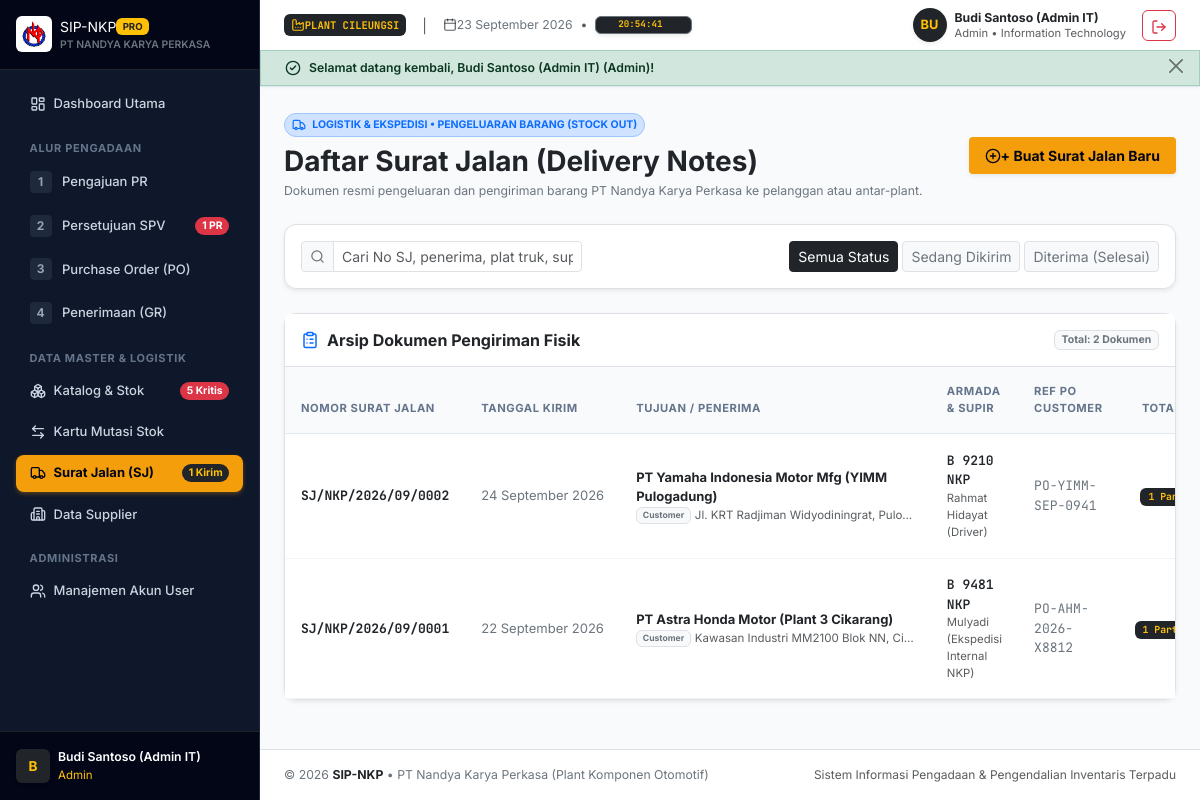
Screenshot of /index.php?page=delivery-notes (signed in) with the database file from the repository.
### tables this page shows
CREATE TABLE `delivery_notes` (
    `id` INT AUTO_INCREMENT PRIMARY KEY,
    `sj_number` VARCHAR(40) NOT NULL UNIQUE,
    `created_by` INT NOT NULL,
    `recipient_type` ENUM('Customer', 'Vendor/Subcont', 'Internal Plant') NOT NULL DEFAULT 'Customer',
    `recipient_name` VARCHAR(150) NOT NULL,
    `recipient_address` TEXT NOT NULL,
    `customer_po_no` VARCHAR(100) NULL,
    `vehicle_no` VARCHAR(30) NOT NULL,
    `driver_name` VARCHAR(100) NOT NULL,
    `delivery_date` DATE NOT NULL,
    `status` ENUM('Draft', 'Shipped', 'Delivered', 'Cancelled') NOT NULL DEFAULT 'Shipped',
    `notes` TEXT NULL,
    `created_at` TIMESTAMP DEFAULT CURRENT_TIMESTAMP,
    CONSTRAINT `fk_dn_creator` FOREIGN KEY (`created_by`) REFERENCES `users` (`id`) ON DELETE RESTRICT
);

### app/Controllers/DeliveryNoteController.php (called while the page is built, shortened)
<?php
class DeliveryNoteController
{
    public function index(): void
    {
        $status = trim($_GET['status'] ?? '');
        $search = trim($_GET['search'] ?? '');
        $deliveryNotes = DeliveryNote::getAll($status ?: null, $search ?: null);
        require __DIR__ . '/../../views/delivery_notes/index.php';
    }
}

### app/Helpers/AuthHelper.php (called while the page is built, shortened)
<?php
class AuthHelper
{
    public static function user(): ?array
    {
        return $_SESSION['nkp_user'] ?? null;
    }
}

### app/Models/DeliveryNote.php (called while the page is built, shortened)
<?php
class DeliveryNote
{
    public static function getAll(?string $status = null, ?string $search = null): array
    {
        $db = Database::getConnection();
        $sql = "
            SELECT dn.*,
                   u.name as creator_name, u.department as creator_dept,
                   (SELECT COUNT(*) FROM delivery_note_items WHERE delivery_note_id = dn.id) as total_items,
                   (SELECT COALESCE(SUM(qty_shipped), 0) FROM delivery_note_items WHERE delivery_note_id = dn.id) as total_qty
            FROM delivery_notes dn
            JOIN users u ON dn.created_by = u.id
            WHERE 1=1
        ";
        $params = [];
        $sql .= " ORDER BY dn.id DESC";
        $stmt = $db->prepare($sql);
        $stmt->execute($params);
        return $stmt->fetchAll();
    }
}

### app/Helpers/FormatHelper.php (called while the page is built, shortened)
<?php
class FormatHelper
{
    public static function dateIndo(?string $tanggal, bool $withTime = false): string
    {
        $bulan = [
            1 => 'Januari', 'Februari', 'Maret', 'April', 'Mei', 'Juni',
            'Juli', 'Agustus', 'September', 'Oktober', 'November', 'Desember'
        ];
        $time = strtotime($tanggal);
        $tgl = (int)date('d', $time);
        $bln = (int)date('m', $time);
        $thn = date('Y', $time);
        $result = sprintf('%02d %s %s', $tgl, $bulan[$bln] ?? '', $thn);
        return $result;
    }
}

### views/delivery_notes/index.php (the view, shortened to what this page needs)
<?php
require __DIR__ . '/../layouts/header.php';
$user = AuthHelper::user();
$canCreate = in_array($user['role'], ['warehouse', 'admin']);
$currentStatus = $_GET['status'] ?? '';
$searchQuery = $_GET['search'] ?? '';
?>
<div class="d-flex flex-column flex-sm-row align-items-sm-center justify-content-between gap-3 mb-4">
    <div>
        <div class="mb-2">
            <span class="badge bg-primary-subtle text-primary border border-primary-subtle px-2.5 py-1 rounded-pill small fw-bold">
                <i data-lucide="truck" class="me-1" style="width: 14px; height: 14px;"></i>
                LOGISTIK & EKSPEDISI • PENGELUARAN BARANG (STOCK OUT)
            </span>
        </div>
        <h1 class="h3 fw-bold text-dark mb-1">Daftar Surat Jalan (Delivery Notes)</h1>
        <p class="text-secondary small mb-0">Dokumen resmi pengeluaran dan pengiriman barang PT Nandya Karya Perkasa ke pelanggan atau antar-plant.</p>
    </div>
    <?php if ($canCreate): ?>
    <div class="d-flex align-items-center gap-2">
        <a href="index.php?page=delivery-note-create"
           class="btn btn-warning btn-sm fw-bold px-3 py-2 d-inline-flex align-items-center gap-1.5 shadow-sm"
           style="background-color: var(--nkp-amber-500); border: none; color: #020617;">
            <i data-lucide="plus-circle" style="width: 16px; height: 16px;"></i>
            <span>+ Buat Surat Jalan Baru</span>
        </a>
    </div>
    <?php endif; ?>
</div>
<div class="card border shadow-sm mb-4">
    <div class="card-body p-3">
        <form action="index.php" method="GET" class="row g-2 align-items-center justify-content-between">
            <div class="col-12 col-md-5 col-lg-4">
                <div class="input-group input-group-sm">
                    <span class="input-group-text bg-light text-secondary">
                        <i data-lucide="search" style="width: 15px; height: 15px;"></i>
                    </span>
                    <input type="text" name="search" value="<?= htmlspecialchars($searchQuery) ?>"
                           placeholder="Cari No SJ, penerima, plat truk, supir..."
                           class="form-control">
                </div>
            </div>
            <div class="col-12 col-md-7 col-lg-8">
                <div class="d-flex flex-wrap gap-1 justify-content-md-end">
                    <a href="index.php?page=delivery-notes<?= !empty($searchQuery) ? '&search=' . urlencode($searchQuery) : '' ?>"
                       class="btn btn-sm <?= empty($currentStatus) ? 'btn-dark' : 'btn-light border text-secondary' ?> py-1 px-2.5 small">
                        Semua Status
                    </a>
                    <a href="index.php?page=delivery-notes&status=Shipped<?= !empty($searchQuery) ? '&search=' . urlencode($searchQuery) : '' ?>"
                       class="btn btn-sm <?= $currentStatus === 'Shipped' ? 'btn-dark' : 'btn-light border text-secondary' ?> py-1 px-2.5 small">
                        Sedang Dikirim
                    </a>
                    <a href="index.php?page=delivery-notes&status=Delivered<?= !empty($searchQuery) ? '&search=' . urlencode($searchQuery) : '' ?>"
                       class="btn btn-sm <?= $currentStatus === 'Delivered' ? 'btn-dark' : 'btn-light border text-secondary' ?> py-1 px-2.5 small">
                        Diterima (Selesai)
                    </a>
                </div>
            </div>
        </form>
    </div>
</div>
<div class="card border shadow-sm mb-4">
    <div class="card-header bg-white py-3 border-bottom d-flex align-items-center justify-content-between">
        <h2 class="h6 fw-bold text-dark mb-0 d-flex align-items-center gap-2">
            <i data-lucide="clipboard-list" class="text-primary" style="width: 18px; height: 18px;"></i>
            <span>Arsip Dokumen Pengiriman Fisik</span>
        </h2>
        <span class="badge bg-light text-secondary border">Total: <?= count($deliveryNotes) ?> Dokumen</span>
    </div>
    <div class="table-responsive">
        <table class="table table-hover align-middle mb-0 small">
            <thead class="table-light text-secondary text-uppercase small">
                <tr>
                    <th class="py-3 px-3">Nomor Surat Jalan</th>
                    <th class="py-3 px-3">Tanggal Kirim</th>
                    <th class="py-3 px-3">Tujuan / Penerima</th>
                    <th class="py-3 px-3">Armada & Supir</th>
                    <th class="py-3 px-3">Ref PO Customer</th>
                    <th class="py-3 px-3 text-center">Total Muatan</th>
                </tr>
            </thead>
            <tbody>
                <?php if (empty($deliveryNotes)): ?>
                <tr>
                    <td colspan="9" class="py-5 text-center text-muted">
                        <i data-lucide="truck" class="d-block mx-auto mb-2 text-muted opacity-50" style="width: 32px; height: 32px;"></i>
                        Belum ada dokumen Surat Jalan yang diterbitkan.
                    </td>
                </tr>
                <?php else: ?>
                <?php foreach ($deliveryNotes as $dn): ?>
                <tr>
                    <td class="py-3 px-3 font-monospace fw-bold text-dark">
                        <a href="index.php?page=delivery-note-detail&id=<?= $dn['id'] ?>" class="text-decoration-none text-dark fw-bold hover-primary">
                            <?= htmlspecialchars($dn['sj_number']) ?>
                        </a>
                    </td>
                    <td class="py-3 px-3 text-secondary text-nowrap">
                        <?= FormatHelper::dateIndo($dn['delivery_date']) ?>
                    </td>
                    <td class="py-3 px-3">
                        <div class="fw-bold text-dark"><?= htmlspecialchars($dn['recipient_name']) ?></div>
                        <div class="text-muted d-flex align-items-center gap-1" style="font-size: 0.72rem;">
                            <span class="badge bg-light text-secondary border px-1.5 py-0.5"><?= htmlspecialchars($dn['recipient_type']) ?></span>
                            <span class="text-truncate" style="max-width: 220px;"><?= htmlspecialchars($dn['recipient_address']) ?></span>
                        </div>
                    </td>
                    <td class="py-3 px-3">
                        <div class="font-monospace fw-semibold text-dark"><?= htmlspecialchars($dn['vehicle_no']) ?></div>
                        <div class="text-muted small"><?= htmlspecialchars($dn['driver_name']) ?></div>
                    </td>
                    <td class="py-3 px-3 font-monospace text-secondary">
                        <?= !empty($dn['customer_po_no']) ? htmlspecialchars($dn['customer_po_no']) : '<span class="text-muted">-</span>' ?>
                    </td>
                    <td class="py-3 px-3 text-center">
                        <span class="badge bg-dark text-warning font-monospace px-2 py-1">
                            <?= $dn['total_items'] ?> Part (<?= number_format((int)$dn['total_qty'], 0, ',', '.') ?> Pcs)
                        </span>
                    </td>
                </tr>
                <?php endforeach; ?>
                <?php endif; ?>
            </tbody>
        </table>
    </div>
</div>
<?php require __DIR__ . '/../layouts/footer.php'; ?>

### rows the page displays
delivery_notes: sj_number "SJ/NKP/2026/09/0002", delivery_date "24 September 2026", recipient_name "PT Yamaha Indonesia Motor Mfg (YIMM Pulogadung)", recipient_type "Customer", recipient_address "Jl. KRT Radjiman Widyodiningrat, Pulo…", vehicle_no "B 9210 NKP", driver_name "Rahmat Hidayat (Driver)", customer_po_no "PO-YIMM-SEP-0941", total_items "1"
delivery_notes: sj_number "SJ/NKP/2026/09/0001", delivery_date "22 September 2026", recipient_name "PT Astra Honda Motor (Plant 3 Cikarang)", recipient_type "Customer", recipient_address "Kawasan Industri MM2100 Blok NN, Ci…", vehicle_no "B 9481 NKP", driver_name "Mulyadi (Ekspedisi Internal NKP)", customer_po_no "PO-AHM-2026-X8812", total_items "1"

### other values shown
$pendingPRCount "1"
$criticalStockCount "5"
$activeDNCount "1"
substr($user['name'] ?? 'U', 0, 1) "B"
$user['name'] "Budi Santoso (Admin IT)"
$user['role'] "Admin"
substr($currentUser['name'] ?? 'U', 0, 2) "BU"
$currentUser['name'] "Budi Santoso (Admin IT)"
$currentUser['role'] "Admin"
$currentUser['department'] "Information Technology"
$flash['message'] "Selamat datang kembali, Budi Santoso (Admin IT) (Admin)!"
count($deliveryNotes) "2"
